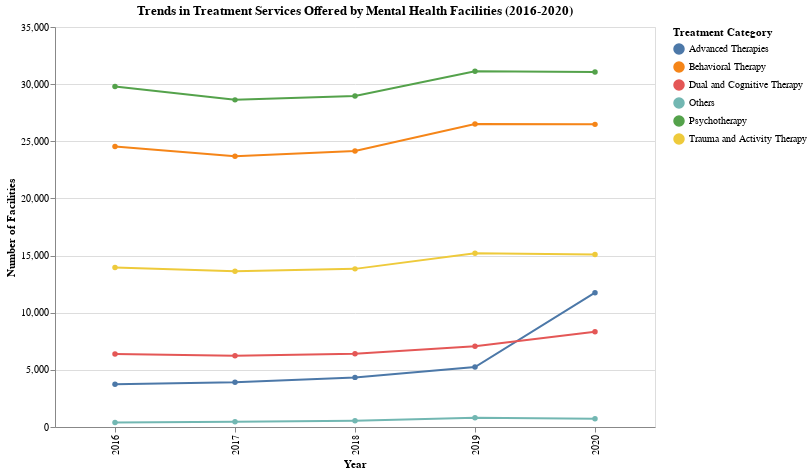

Notebook cell for this chart:
### Code cell
aggregated_data = []
for year, data in data_years.items():
    for category_name, columns in treatment_categories.items():
        existing_columns = [col for col in columns if col in data.columns]
        if existing_columns:
            num_facilities = data[existing_columns].sum().sum()
        else:
            num_facilities = 0 
        aggregated_data.append({
            "Year": year,
            "Treatment Category": category_name,
            "Number of Facilities": num_facilities
        })
aggregated_df = pd.DataFrame(aggregated_data)

chart = alt.Chart(aggregated_df).mark_line(point=True).encode(
    alt.X('Year:O', title='Year'),
    alt.Y('Number of Facilities:Q', title='Number of Facilities'),
    alt.Color('Treatment Category:N'),
).properties(
    title='Trends in Treatment Services Offered by Mental Health Facilities (2016-2020)',
    width=600,
    height=400
)

chart.show()

### Figure 1 — Vega-Lite specification as saved in the notebook (floating-point values rounded to 4 significant figures)
{"config": {"view": {"continuousWidth": 300, "continuousHeight": 300}}, "data": {"name": "data-e997d77fe867b46ba70162b11be0c28f"}, "mark": {"type": "line", "point": true}, "encoding": {"color": {"field": "Treatment Category", "type": "nominal"}, "x": {"field": "Year", "title": "Year", "type": "ordinal"}, "y": {"field": "Number of Facilities", "title": "Number of Facilities", "type": "quantitative"}}, "height": 400, "title": "Trends in Treatment Services Offered by Mental Health Facilities (2016-2020)", "width": 600, "$schema": "https://vega.github.io/schema/vega-lite/v5.20.1.json", "datasets": {"data-e997d77fe867b46ba70162b11be0c28f": [{"Year": 2016, "Treatment Category": "Psychotherapy", "Number of Facilities": 29793}, {"Year": 2016, "Treatment Category": "Behavioral Therapy", "Number of Facilities": 24553}, {"Year": 2016, "Treatment Category": "Trauma and Activity Therapy", "Number of Facilities": 13964}, {"Year": 2016, "Treatment Category": "Advanced Therapies", "Number of Facilities": 3739}, {"Year": 2016, "Treatment Category": "Dual and Cognitive Therapy", "Number of Facilities": 6385}, {"Year": 2016, "Treatment Category": "Others", "Number of Facilities": 397}, {"Year": 2017, "Treatment Category": "Psychotherapy", "Number of Facilities": 28624}, {"Year": 2017, "Treatment Category": "Behavioral Therapy", "Number of Facilities": 23689}, {"Year": 2017, "Treatment Category": "Trauma and Activity Therapy", "Number of Facilities": 13637}, {"Year": 2017, "Treatment Category": "Advanced Therapies", "Number of Facilities": 3910}, {"Year": 2017, "Treatment Category": "Dual and Cognitive Therapy", "Number of Facilities": 6237}, {"Year": 2017, "Treatment Category": "Others", "Number of Facilities": 456}, {"Year": 2018, "Treatment Category": "Psychotherapy", "Number of Facilities": 28960}, {"Year": 2018, "Treatment Category": "Behavioral Therapy", "Number of Facilities": 24157}, {"Year": 2018, "Treatment Category": "Trauma and Activity Therapy", "Number of Facilities": 13836}, {"Year": 2018, "Treatment Category": "Advanced Therapies", "Number of Facilities": 4342}, {"Year": 2018, "Treatment Category": "Dual and Cognitive Therapy", "Number of Facilities": 6409}, {"Year": 2018, "Treatment Category": "Others", "Number of Facilities": 552}, {"Year": 2019, "Treatment Category": "Psychotherapy", "Number of Facilities": 31137}, {"Year": 2019, "Treatment Category": "Behavioral Therapy", "Number of Facilities": 26504}, {"Year": 2019, "Treatment Category": "Trauma and Activity Therapy", "Number of Facilities": 15199}, {"Year": 2019, "Treatment Category": "Advanced Therapies", "Number of Facilities": 5251}, {"Year": 2019, "Treatment Category": "Dual and Cognitive Therapy", "Number of Facilities": 7057}, {"Year": 2019, "Treatment Category": "Others", "Number of Facilities": 805}, {"Year": 2020, "Treatment Category": "Psychotherapy", "Number of Facilities": 31055}, {"Year": 2020, "Treatment Category": "Behavioral Therapy", "Number of Facilities": 26480}, {"Year": 2020, "Treatment Category": "Trauma and Activity Therapy", "Number of Facilities": 15101}, {"Year": 2020, "Treatment Category": "Advanced Therapies", "Number of Facilities": 11755}, {"Year": 2020, "Treatment Category": "Dual and Cognitive Therapy", "Number of Facilities": 8334}, {"Year": 2020, "Treatment Category": "Others", "Number of Facilities": 715}]}}
